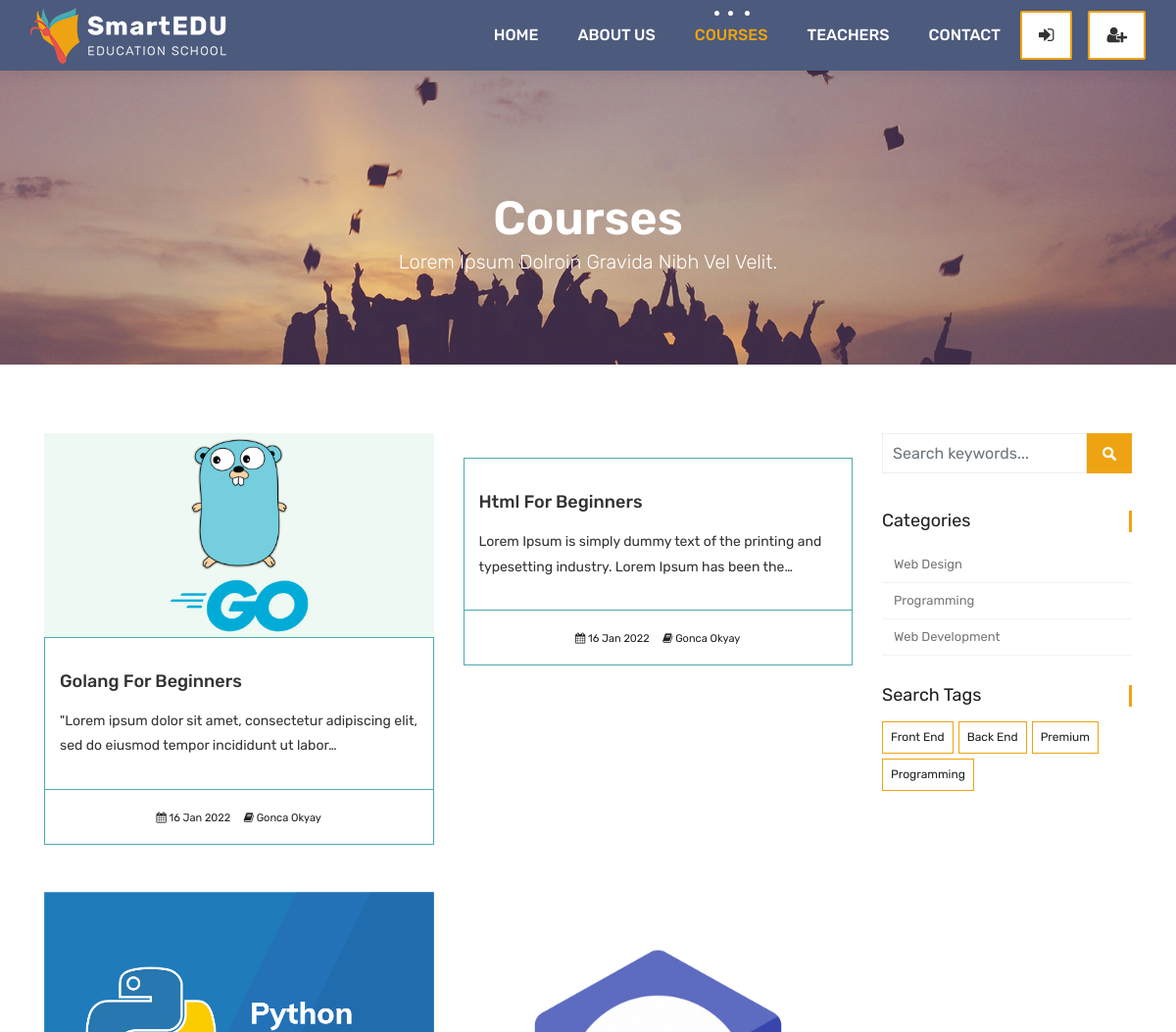
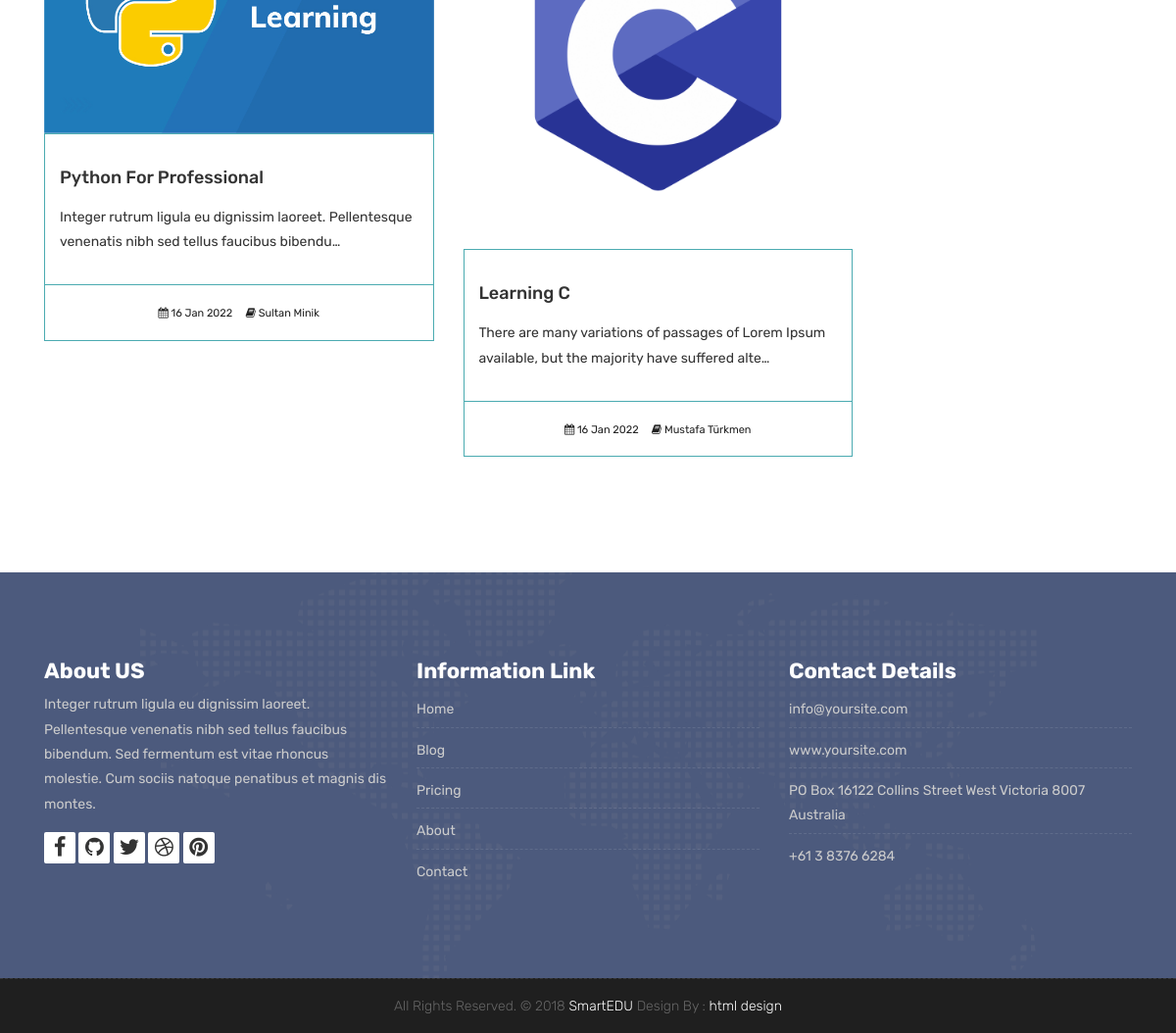
Page /courses/ on the committed database (2 pictures, top to bottom).
### courses/models.py (models this page shows, shortened)
class Course(models.Model):
    teacher = models.ForeignKey(Teacher, null=True, on_delete=models.CASCADE)
    name = models.CharField(max_length=200, unique=True)
    category = models.ForeignKey(Category, null=True, on_delete=models.DO_NOTHING)
    tags = models.ManyToManyField(Tag, blank=True, null=True)
    students = models.ManyToManyField(User, blank=True, related_name='courses_joined')
    description = models.TextField(blank=True, null=True)
    image = models.ImageField(upload_to="courses/%Y/%m/%d/", default="courses/default_course_image.png" )
    date = models.DateTimeField(auto_now=True)
    available = models.BooleanField(default=True)

class Category(models.Model):
    name = models.CharField(max_length=50, null=True)
    slug = models.SlugField(max_length=50, unique=True, null=True)

class Tag(models.Model):
    name = models.CharField(max_length=50, null=True)
    slug = models.SlugField(max_length=50, unique=True, null=True)

### teachers/models.py (models this page shows)
class Teacher(models.Model):
    name = models.CharField(max_length=50)
    title = models.CharField(max_length=50)
    description = models.TextField(blank=True)
    image = models.ImageField(upload_to="courses/%Y/%m/%d/")
    facebook = models.URLField(max_length=100, blank=True)
    twitter = models.URLField(max_length=100, blank=True)
    linkedin = models.URLField(max_length=100, blank=True)
    youtube = models.URLField(max_length=100, blank=True)
    def __str__(self):
        return self.name

### courses/views.py (the view)
# urls.py: path('', views.course_list, name="courses"),
def course_list(request, category_slug=None, tag_slug=None):
    category_page = None
    tag_page = None
    categories = categories = Category.objects.all()
    tags = Tag.objects.all()
    current_user = request.user
    if category_slug != None:
        category_page = get_object_or_404(Category, slug=category_slug)
        courses = Course.objects.filter(available=True, category= category_page)
    elif tag_slug != None:
        tag_page = get_object_or_404(Tag, slug=tag_slug)
        courses = Course.objects.filter(available=True, tags=tag_page)
    else:
        if current_user.is_authenticated:
            enrolled_courses = current_user.courses_joined.all()
            courses = Course.objects.all().order_by('-date')
            for course in enrolled_courses:
                courses = courses.exclude(id = course.id)
        else:
            courses = Course.objects.all().order_by('-date')
    context = {
        'courses': courses,
        'categories': categories,
        'tags':tags
    }
    return render(request, 'courses.html', context)

### templates/courses.html
{% extends 'partials/_base.html' %}
{% load static %}
{% block content %}
	<div class="all-title-box">
		<div class="container text-center">
			<h1>Courses<span class="m_1">Lorem Ipsum dolroin gravida nibh vel velit.</span></h1>
		</div>
	</div>
    <div id="overviews" class="section wb">
        <div class="container">
            <div class="row">
                <div class="col-lg-9 blog-post-single">
                    <div class="row">
                        {% for course in courses %}
                        <div class="col-lg-6 col-md-6 col-12 mb-5">
                            <div class="course-item">
                                <div class="image-blog">
                                    <img src="{{course.image.url}}" alt="" class="img-fluid">
                                </div>
                                <div class="course-br">
                                    <div class="course-title">
                                        <h2>
											<a href="{% url 'course_detail' course.category.slug course.id %}" title="">{{course.name}}</a></h2>
                                    </div>
                                    <div class="course-desc">
                                        <p>{{course.description | truncatechars:100 }}</p>
                                    </div>
                                </div>
                                <div class="course-meta-bot">
                                    <ul>
                                        <li><i class="fa fa-calendar" aria-hidden="true"></i> {{course.date|date:"d M Y"}}</li>
                                        <li><i class="fa fa-book" aria-hidden="true"></i> {{course.teacher}}</li>
                                    </ul>
                                </div>
                            </div>
                        </div>
                        {% endfor %}
                    </div>
                </div>
				<div class="col-lg-3 col-12 right-single">
					<div class="widget-search">
						<div class="site-search-area">
							<form method="get" id="site-searchform" action="{% url 'search' %}">
								<div>
									<input class="input-text form-control" name="search" placeholder="Search keywords..." type="text">
									<input id="searchsubmit" value="Search" type="submit">
								</div>
							</form>
						</div>
					</div>
					<div class="widget-categories">
						<h3 class="widget-title">Categories</h3>
						<ul>
							{% for category in categories %}
								<li><a href="{% url 'courses_by_category' category.slug %}">{{category.name}}</a></li>
							{% endfor %}
						</ul>
					</div>
					<div class="widget-tags">
						<h3 class="widget-title">Search Tags</h3>
						<ul class="tags">
							{% for tag in tags %}
								<li><a href="{% url 'courses_by_tag' tag.slug %}">
									{% if tag.slug in request.path%} <b>{{tag.name}}</b>{%else%}{{tag.name}}{%endif%}</a></li>
							{% endfor %}
						</ul>
					</div>
				</div>
            </div>
        </div>
    </div>
    {% endblock %}

### templates/partials/_base.html (shortened to what this page needs)
{% load static %}
<!DOCTYPE html>
<html lang="en">
    <link rel="stylesheet" href="{% static 'css/bootstrap.min.css' %}">
    <link rel="stylesheet" href="{% static 'style.css' %}">
    <link rel="stylesheet" href="{% static 'css/versions.css' %}">
    <link rel="stylesheet" href="{% static 'css/responsive.css' %}">
    <link rel="stylesheet" href="{% static 'css/custom.css' %}">
</head>
<body class="host_version">
	{% include 'partials/_navbar.html' %}
    {% block content %}
    {% endblock %}
	{% include 'partials/_footer.html' %}

### templates/partials/_navbar.html (shortened to what this page needs)
	{% load static %}
	<header class="top-navbar">
		<nav class="navbar navbar-expand-lg navbar-light bg-light">
			<div class="container-fluid">
				<a class="navbar-brand" href="{% url 'index' %}">
					<img src="{% static 'images/logo.png' %}" alt="" />
				</a>
				<div class="collapse navbar-collapse" id="navbars-host">
					<ul class="navbar-nav ml-auto">
						<li class="nav-item {% if '/' == request.path %} active {% endif %}">
							<a class="nav-link" href="{% url 'index' %}">Home</a></li>
						<li class="nav-item {% if 'about' in request.path %} active {% endif %}">
							<a class="nav-link" href="{% url 'about' %}">About Us</a></li>
						<li class="nav-item {% if 'courses' in request.path %} active {% endif %}">
							<a class="nav-link" href="{% url 'courses' %}">Courses</a></li>
						<li class="nav-item {% if 'teachers' in request.path %} active {% endif %}">
							<a class="nav-link" href="{% url 'teachers' %}">Teachers</a></li>
						<li class="nav-item {% if 'contact' in request.path %} active {% endif %}">
							<a class="nav-link" href="{% url 'contact' %}">Contact</a></li>
						</ul>
					<ul class="nav navbar-nav navbar-right">
						{% if user.is_authenticated %}
                        <li><a class="hover-btn-new log orange mr-3" href="{% url 'dashboard' %}"><span>{{user.username}}</span></a></li>
						<li><a class="hover-btn-new log orange" href="javascript:{document.getElementById('logout').submit()}"><span><i class= "fa fa-sign-out"></i></span></a>
							<form action ="{% url 'logout' %}" method= "POST" id="logout">
								{% csrf_token %}
								<input type="hidden">
							</form>
						</li>
						{% else %}
                        <li><a class="hover-btn-new log orange mr-3" href="{% url 'login' %}"><span> <i class= "fa fa-sign-in"></i> </span></a></li>
						<li><a class="hover-btn-new log orange" href="{% url 'register' %}"><span> <i class= "fa fa-user-plus"></i> </span></a></li>
						{% endif %}
                    </ul>
				</div>
			</div>
		</nav>
	</header>

### templates/partials/_footer.html (shortened to what this page needs)
{% load static %}
<footer class="footer">
    <div class="container">
        <div class="row">
            <div class="col-lg-4 col-md-4 col-xs-12">
                <div class="widget clearfix">
                    <div class="widget-title">
                        <h3>About US</h3>
                    </div>
                    <p> Integer rutrum ligula eu dignissim laoreet. Pellentesque venenatis nibh sed tellus faucibus bibendum. Sed fermentum est vitae rhoncus molestie. Cum sociis natoque penatibus et magnis dis montes.</p>
                    <div class="footer-right">
                        <ul class="footer-links-soi">
                            <li><a href="#"><i class="fa fa-facebook"></i></a></li>
                            <li><a href="#"><i class="fa fa-github"></i></a></li>
                            <li><a href="#"><i class="fa fa-twitter"></i></a></li>
                            <li><a href="#"><i class="fa fa-dribbble"></i></a></li>
                            <li><a href="#"><i class="fa fa-pinterest"></i></a></li>
                        </ul>
                    </div>
                </div>
            </div>
            <div class="col-lg-4 col-md-4 col-xs-12">
                <div class="widget clearfix">
                    <div class="widget-title">
                        <h3>Information Link</h3>
                    </div>
                    <ul class="footer-links">
                        <li><a href="#">Home</a></li>
                        <li><a href="#">Blog</a></li>
                        <li><a href="#">Pricing</a></li>
                        <li><a href="#">About</a></li>
                        <li><a href="#">Contact</a></li>
                    </ul>
                </div>
            </div>
            <div class="col-lg-4 col-md-4 col-xs-12">
                <div class="widget clearfix">
                    <div class="widget-title">
                        <h3>Contact Details</h3>
                    </div>
                    <ul class="footer-links">
                        <li><a href="mailto:#">info@yoursite.com</a></li>
                        <li><a href="#">www.yoursite.com</a></li>
                        <li>PO Box 16122 Collins Street West Victoria 8007 Australia</li>
                        <li>+61 3 8376 6284</li>
                    </ul>
                </div>
            </div>
        </div>
    </div>
</footer>
<div class="copyrights">
    <div class="container">
        <div class="footer-distributed">
            <div class="footer-center">
                <p class="footer-company-name">All Rights Reserved. &copy; 2018 <a href="#">SmartEDU</a> Design By : <a href="https://html.design/">html design</a></p>
            </div>
        </div>
    </div>
</div>
</body>
</html>

### rows in the picture
Course: image (picture), name "Golang For Beginners", description "\"Lorem ipsum dolor sit amet, consectetur adipiscing elit, sed do eiusmod tempor incididunt ut labor…", date "16 Jan 2022", teacher "Gonca Okyay"
Course: name "Html For Beginners", description "Lorem Ipsum is simply dummy text of the printing and typesetting industry. Lorem Ipsum has been the…", date "16 Jan 2022", teacher "Gonca Okyay"
Course: image (picture), name "Python For Professional", description "Integer rutrum ligula eu dignissim laoreet. Pellentesque venenatis nibh sed tellus faucibus bibendu…", date "16 Jan 2022", teacher "Sultan Minik"
Course: image (picture), name "Learning C", description "There are many variations of passages of Lorem Ipsum available, but the majority have suffered alte…", date "16 Jan 2022", teacher "Mustafa Türkmen"
Category: name "Web Design"
Category: name "Programming"
Category: name "Web Development"
Tag: name "Front End"
Tag: name "Back End"
Tag: name "Premium"
Tag: name "Programming"
